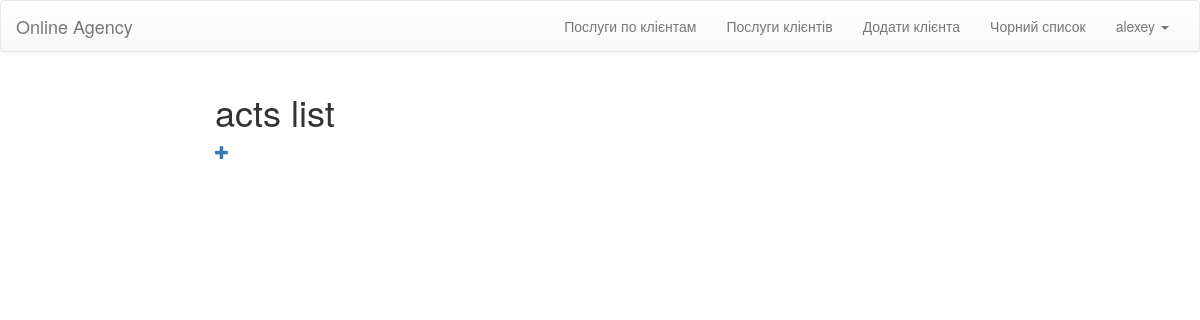
Before: /acts/ (signed in) with the older database file.
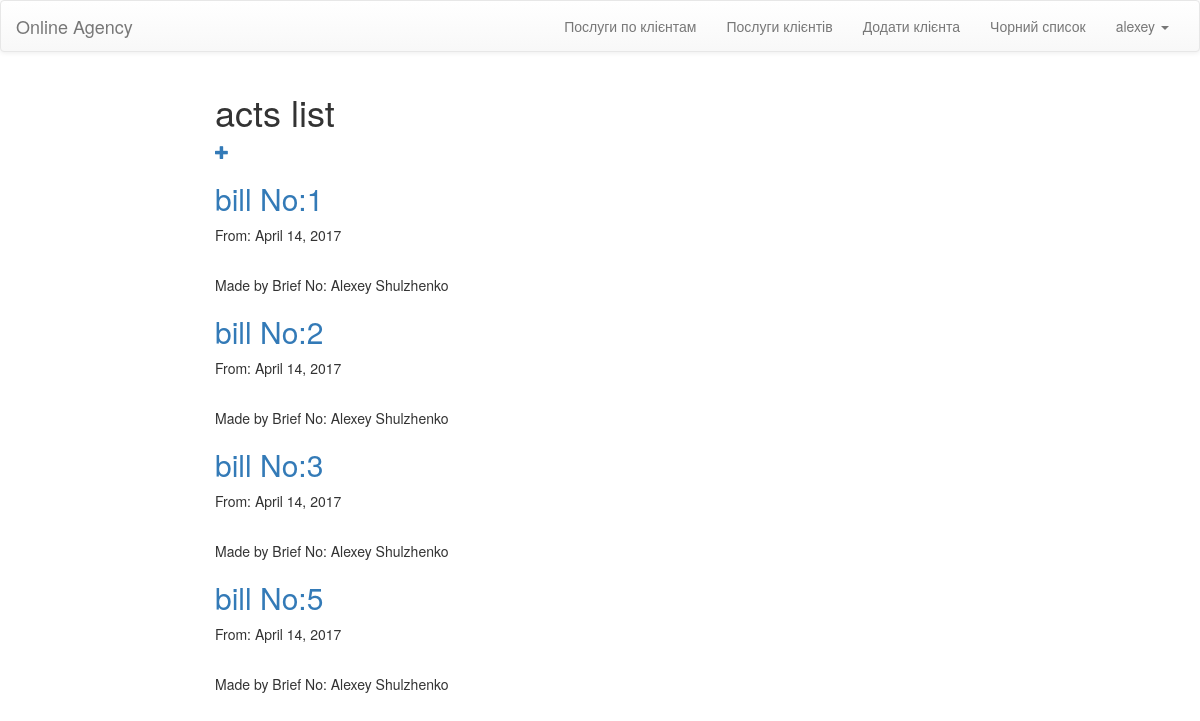
After: the same page with the newer database file.
### OnlineAgecy/models.py (models this page shows, shortened)
class Act(models.Model):
    id = models.AutoField(primary_key=True)
    Contract_id = models.ForeignKey(Contract)
    Date = models.DateField(max_length=100)
    Manager_id = models.ForeignKey(Manager)

class Manager(models.Model):
    id = models.AutoField(primary_key=True)
    Name = models.CharField(max_length=40)
    Birthday_date = models.DateField(max_length=100)
    Position = models.CharField(max_length=40, default='Intern')
    def __str__(self):
        return self.Name

### OnlineAgecy/views.py (the view)
# urls.py: url(r'^acts/$', views.acts, name='acts'),
@login_required(login_url="login/")
def acts(request):
    acts = Act.objects.raw('SELECT * FROM OnlineAgecy_act')
    return render(request, "acts/act_list.html", {'acts': acts})

### templates/acts/act_list.html (shortened to what this page needs)
{% extends 'layouts/base.html' %}
{% block content %}
    <div class="col-lg-8 col-lg-offset-2 col-md-8 col-md-offset-2">
        <span><h1> acts list </h1></span><span><a href="{% url 'act_new' %}" class="top-menu"><span class="glyphicon glyphicon-plus"></span></a></span>
        {% for act in acts %}
            <h2><a href="{%  url 'act_detail' act.id %}"> bill No:{{act.id}}</a> </h2>
            <p>From: {{act.Date}}</p><br>
            <p>Made by Brief No: {{act.Manager_id}}</p>
        {% endfor %}
    </div>
{% endblock %}

### templates/layouts/base.html (shortened to what this page needs)
	{% load staticfiles %}
	<!DOCTYPE html>
	<html>
	<head>
        <link rel="stylesheet" href="{% static 'css/main.css' %}">
	    <link rel="stylesheet" href="//maxcdn.bootstrapcdn.com/bootstrap/3.2.0/css/bootstrap.min.css">
        <link rel="stylesheet" href="//maxcdn.bootstrapcdn.com/bootstrap/3.2.0/css/bootstrap-theme.min.css">
        <link rel="stylesheet" href="https://cdnjs.cloudflare.com/ajax/libs/bootstrap-datetimepicker/4.17.37/css/bootstrap-datetimepicker.min.css" />
    </head>
	<body>
	<nav class="navbar navbar-default">
	  <div class="container-fluid">
	    <div class="navbar-header">
	      <a class="navbar-brand" href="/">Online Agency</a>
	    </div>
	    <div class="collapse navbar-collapse" id="bs-example-navbar-collapse-1">
	      <ul class="nav navbar-nav navbar-right">
              {% for group in user.groups.all %}
                {% if group.name == 'manager' %}
                  <li><a href="{% url 'contracts_services'  %} ">Послуги по клієнтам</a></li>
                  <li><a href="{% url 'clients_services_count'  %} ">Послуги клієнтів</a></li>
                  <li><a href="{% url 'client_new'  %} ">Додати клієнта</a></li>
                  <li><a href="{% url 'fresh_clients' %} ">Чорний список</a></li>
                {% endif %}
              {% endfor %}
	        <li class="dropdown">
	          <a href="#" class="dropdown-toggle" data-toggle="dropdown" role="button" aria-expanded="false">{{ request.user.username }} <span class="caret"></span></a>
	        </li>
	      </ul>
	    </div>
	  </div>
	</nav>
    {% block content %}
    {% endblock %}
	</body>
	</html>

Changed rows visible on the page:
added Act: id "1", Date "April 14, 2017", Manager_id "Alexey Shulzhenko"
added Act: id "2", Date "April 14, 2017", Manager_id "Alexey Shulzhenko"
added Act: id "3", Date "April 14, 2017", Manager_id "Alexey Shulzhenko"
added Act: id "5", Date "April 14, 2017", Manager_id "Alexey Shulzhenko"
